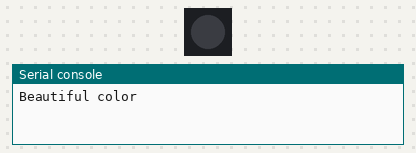
A program run on a simulated Raspberry Pi Pico running MicroPython. On the bench: 1 RGB LEDs in strip order, left to right, the last lines printed to the serial console. Dim RGB values are drawn brighter than linear; library files of the repository ran but are not shown: ws2812.py.

Above: at 0.11 s.
At 1.58 s:
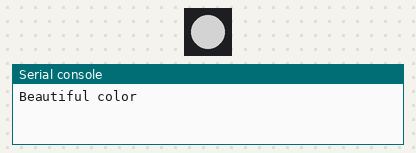
At 2.63 s:
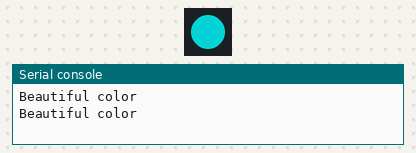
At 3.68 s:
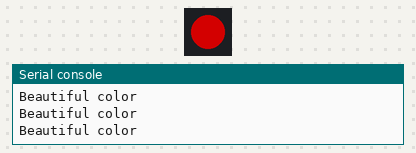
Timing chart, 0 to 4.0 s (numbered marks = the images above):
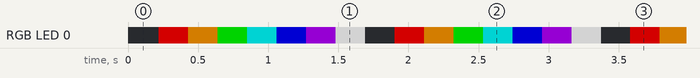

The program:

rgb_led.py
```python
from ws2812 import WS2812
import utime
import machine
#power = machine.Pin(11,machine.Pin.OUT)
#power.value(1)
BLACK = (0, 0, 0)
RED = (255, 0, 0)
YELLOW = (255, 150, 0)
GREEN = (0, 255, 0)
CYAN = (0, 255, 255)
BLUE = (0, 0, 255)
PURPLE = (180, 0, 255)
WHITE = (255, 255, 255)
COLORS = (BLACK, RED, YELLOW, GREEN, CYAN, BLUE, PURPLE, WHITE)

led = WS2812(12,1)#WS2812(pin_num,led_count)

while True:
    print("Beautiful color")
    for color in COLORS:
        led.pixels_fill(color)
        led.pixels_show()
        utime.sleep(0.2)
```

Measured:
- by itself, RGB LED 0: repeats every 1.7 s: RGB(127, 75, 0) 0.21 s, RGB(0, 127, 0) 0.21 s, RGB(0, 127, 127) 0.21 s, RGB(0, 0, 127) 0.21 s, RGB(90, 0, 127) 0.21 s, RGB(127, 127, 127) 0.21 s, off 0.21 s, RGB(127, 0, 0) 0.21 s
- by itself, everything shown: repeats every 1.7 s, in 8 steps
